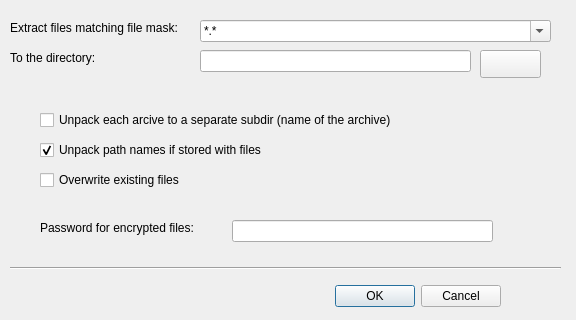
<?xml version="1.0" encoding="UTF-8"?>
<ui version="4.0">
 <class>Dialog</class>
 <widget class="QDialog" name="Dialog">
  <property name="geometry">
   <rect>
    <x>0</x>
    <y>0</y>
    <width>576</width>
    <height>320</height>
   </rect>
  </property>
  <property name="minimumSize">
   <size>
    <width>576</width>
    <height>320</height>
   </size>
  </property>
  <property name="maximumSize">
   <size>
    <width>576</width>
    <height>320</height>
   </size>
  </property>
  <property name="baseSize">
   <size>
    <width>576</width>
    <height>320</height>
   </size>
  </property>
  <property name="windowTitle">
   <string>Unpack files</string>
  </property>
  <property name="modal">
   <bool>true</bool>
  </property>
  <widget class="QDialogButtonBox" name="buttonBox">
   <property name="geometry">
    <rect>
     <x>290</x>
     <y>280</y>
     <width>211</width>
     <height>32</height>
    </rect>
   </property>
   <property name="orientation">
    <enum>Qt::Horizontal</enum>
   </property>
   <property name="standardButtons">
    <set>QDialogButtonBox::Cancel|QDialogButtonBox::Ok</set>
   </property>
  </widget>
  <widget class="QLabel" name="labelExtractFilesMatchingFileMask">
   <property name="geometry">
    <rect>
     <x>10</x>
     <y>20</y>
     <width>191</width>
     <height>16</height>
    </rect>
   </property>
   <property name="text">
    <string>Extract files matching file mask:</string>
   </property>
  </widget>
  <widget class="QLabel" name="labelEditToTheDirectory">
   <property name="geometry">
    <rect>
     <x>10</x>
     <y>50</y>
     <width>121</width>
     <height>16</height>
    </rect>
   </property>
   <property name="text">
    <string>To the directory:</string>
   </property>
  </widget>
  <widget class="QCheckBox" name="checkBoxUnpackEachArchiveToSeparateSubdir">
   <property name="geometry">
    <rect>
     <x>40</x>
     <y>110</y>
     <width>391</width>
     <height>20</height>
    </rect>
   </property>
   <property name="text">
    <string>Unpack each arcive to a separate subdir (name of the archive)</string>
   </property>
  </widget>
  <widget class="QCheckBox" name="checkBoxUnpackPathNamesIfStoredWithFiles">
   <property name="geometry">
    <rect>
     <x>40</x>
     <y>140</y>
     <width>251</width>
     <height>20</height>
    </rect>
   </property>
   <property name="text">
    <string>Unpack path names if stored with files</string>
   </property>
   <property name="checked">
    <bool>true</bool>
   </property>
  </widget>
  <widget class="QCheckBox" name="checkBoxOverwriteExistingFiles">
   <property name="geometry">
    <rect>
     <x>40</x>
     <y>170</y>
     <width>171</width>
     <height>20</height>
    </rect>
   </property>
   <property name="text">
    <string>Overwrite existing files</string>
   </property>
  </widget>
  <widget class="QLabel" name="labelPassword">
   <property name="geometry">
    <rect>
     <x>40</x>
     <y>220</y>
     <width>171</width>
     <height>16</height>
    </rect>
   </property>
   <property name="text">
    <string>Password for encrypted files:</string>
   </property>
  </widget>
  <widget class="QLineEdit" name="lineEditToTheDirectory">
   <property name="geometry">
    <rect>
     <x>200</x>
     <y>50</y>
     <width>271</width>
     <height>22</height>
    </rect>
   </property>
  </widget>
  <widget class="QLineEdit" name="lineEditPassword">
   <property name="geometry">
    <rect>
     <x>232</x>
     <y>220</y>
     <width>261</width>
     <height>22</height>
    </rect>
   </property>
  </widget>
  <widget class="QComboBox" name="comboBoxExtractFilesMatchingFileMask">
   <property name="geometry">
    <rect>
     <x>200</x>
     <y>20</y>
     <width>351</width>
     <height>22</height>
    </rect>
   </property>
   <property name="editable">
    <bool>true</bool>
   </property>
   <item>
    <property name="text">
     <string>*.*</string>
    </property>
   </item>
  </widget>
  <widget class="QPushButton" name="pushButtonOpenDirectory">
   <property name="geometry">
    <rect>
     <x>480</x>
     <y>50</y>
     <width>61</width>
     <height>28</height>
    </rect>
   </property>
   <property name="text">
    <string/>
   </property>
   <property name="icon">
    <iconset>
     <normaloff>../pyCommander/pixmaps/dctheme/16x16/actions/cm_switchignorelist.png</normaloff>../pyCommander/pixmaps/dctheme/16x16/actions/cm_switchignorelist.png</iconset>
   </property>
  </widget>
  <widget class="Line" name="line">
   <property name="geometry">
    <rect>
     <x>10</x>
     <y>260</y>
     <width>551</width>
     <height>16</height>
    </rect>
   </property>
   <property name="orientation">
    <enum>Qt::Horizontal</enum>
   </property>
  </widget>
 </widget>
 <resources/>
 <connections>
  <connection>
   <sender>buttonBox</sender>
   <signal>accepted()</signal>
   <receiver>Dialog</receiver>
   <slot>accept()</slot>
   <hints>
    <hint type="sourcelabel">
     <x>248</x>
     <y>254</y>
    </hint>
    <hint type="destinationlabel">
     <x>157</x>
     <y>274</y>
    </hint>
   </hints>
  </connection>
  <connection>
   <sender>buttonBox</sender>
   <signal>rejected()</signal>
   <receiver>Dialog</receiver>
   <slot>reject()</slot>
   <hints>
    <hint type="sourcelabel">
     <x>316</x>
     <y>260</y>
    </hint>
    <hint type="destinationlabel">
     <x>286</x>
     <y>274</y>
    </hint>
   </hints>
  </connection>
 </connections>
</ui>
